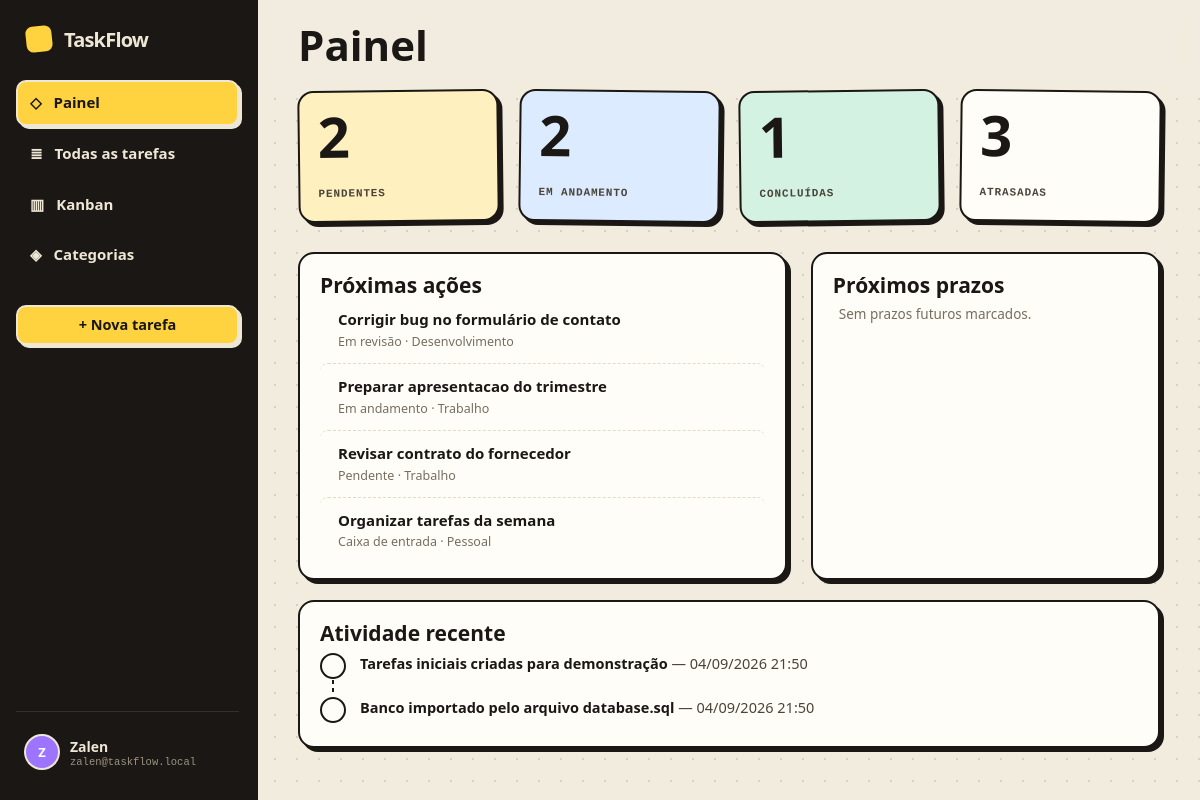
The page /dashboard.php (signed in) on the database as committed earlier.
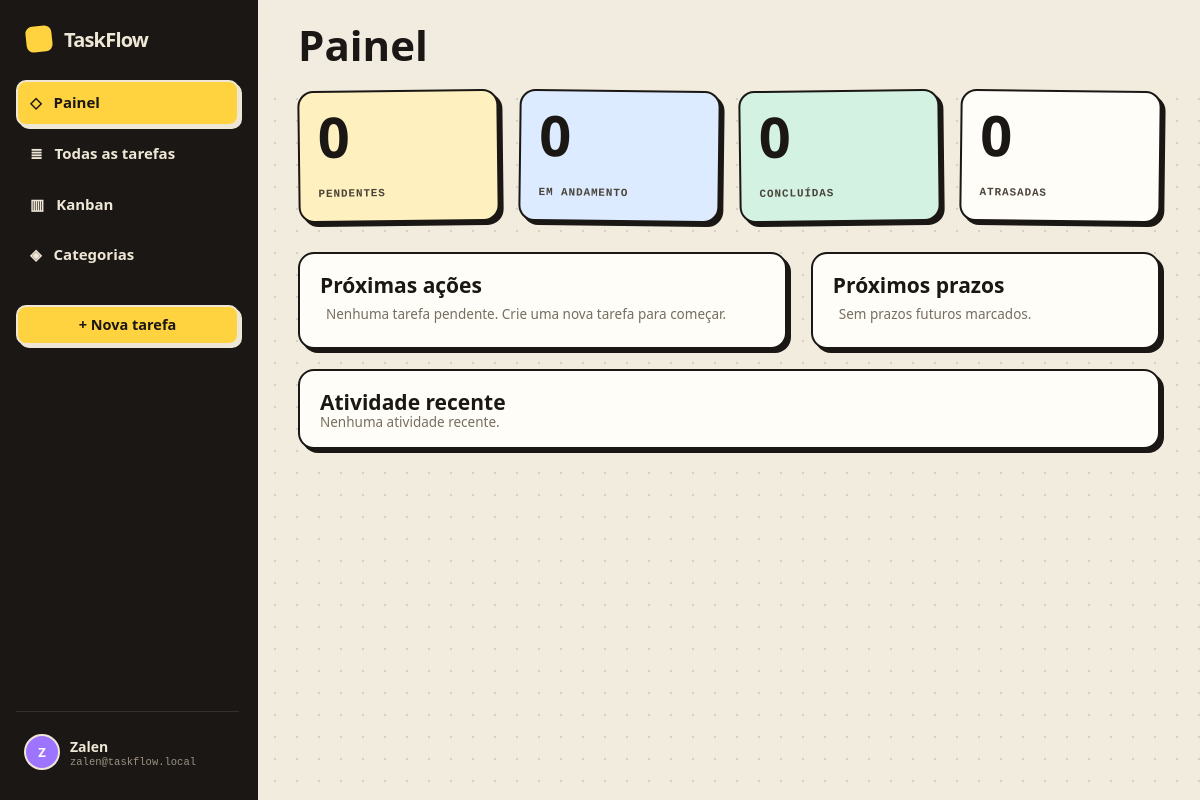
The same page on the database as committed later.
### tables this page shows
CREATE TABLE IF NOT EXISTS users (
    id INT UNSIGNED NOT NULL AUTO_INCREMENT,
    username VARCHAR(50) NOT NULL,
    email VARCHAR(255) NULL,
    name VARCHAR(100) NOT NULL,
    profile VARCHAR(100) NOT NULL DEFAULT 'Freelancer / Criador',
    account_type ENUM('personal','team') NOT NULL DEFAULT 'personal',
    occupation VARCHAR(100) NULL,
    bio VARCHAR(280) NULL,
    avatar_path VARCHAR(255) NULL,
    password_hash VARCHAR(255) NOT NULL,
    created_at TIMESTAMP NOT NULL DEFAULT CURRENT_TIMESTAMP,
    updated_at TIMESTAMP NULL DEFAULT NULL ON UPDATE CURRENT_TIMESTAMP,
    PRIMARY KEY (id),
    UNIQUE KEY uq_users_username (username),
    UNIQUE KEY uq_users_email (email)
);

CREATE TABLE IF NOT EXISTS tasks (
    id BIGINT UNSIGNED NOT NULL AUTO_INCREMENT,
    user_id INT UNSIGNED NOT NULL,
    workspace_id INT UNSIGNED NULL,
    title VARCHAR(120) NOT NULL,
    description TEXT NULL,
    category VARCHAR(60) NULL,
    status ENUM('inbox','pending','progress','review','done') NOT NULL DEFAULT 'inbox',
    priority ENUM('low','normal','high','urgent') NOT NULL DEFAULT 'normal',
    due_date DATE NULL,
    completed_at DATETIME NULL DEFAULT NULL,
    created_at TIMESTAMP NOT NULL DEFAULT CURRENT_TIMESTAMP,
    updated_at TIMESTAMP NOT NULL DEFAULT CURRENT_TIMESTAMP ON UPDATE CURRENT_TIMESTAMP,
    PRIMARY KEY (id),
    KEY idx_tasks_user_status (user_id, status),
    KEY idx_tasks_user_due (user_id, due_date),
    KEY idx_tasks_user_category (user_id, category),
    KEY idx_tasks_user_updated (user_id, updated_at),
    KEY idx_tasks_workspace (workspace_id),
    KEY idx_tasks_workspace_status (workspace_id, status, due_date),
    CONSTRAINT fk_tasks_user FOREIGN KEY (user_id) REFERENCES users(id) ON DELETE CASCADE,
    CONSTRAINT fk_tasks_workspace FOREIGN KEY (workspace_id) REFERENCES workspaces(id) ON DELETE SET NULL
);

CREATE TABLE IF NOT EXISTS task_activity (
    id BIGINT UNSIGNED NOT NULL AUTO_INCREMENT,
    user_id INT UNSIGNED NOT NULL,
    workspace_id INT UNSIGNED NULL,
    message VARCHAR(255) NOT NULL,
    created_at TIMESTAMP NOT NULL DEFAULT CURRENT_TIMESTAMP,
    PRIMARY KEY (id),
    KEY idx_activity_user_created (user_id, created_at),
    KEY idx_activity_workspace_created (workspace_id, created_at),
    CONSTRAINT fk_activity_user FOREIGN KEY (user_id) REFERENCES users(id) ON DELETE CASCADE,
    CONSTRAINT fk_activity_workspace FOREIGN KEY (workspace_id) REFERENCES workspaces(id) ON DELETE CASCADE
);

### includes/bootstrap.php (called while the page is built, shortened)
<?php
require_once __DIR__ . '/../config/database.php';
function e(mixed $value): string {
    return htmlspecialchars((string)$value, ENT_QUOTES, 'UTF-8');
}
function first_char(string $value): string {
    return function_exists('mb_substr') ? mb_substr($value, 0, 1, 'UTF-8') : substr($value, 0, 1);
}
function csrf_token(): string {
    return $_SESSION['csrf'];
}
function current_user(): ?array {
    try {
        $stmt = db()->prepare('SELECT id, username, email, name, profile FROM users WHERE id = :id LIMIT 1');
        $stmt->execute(['id' => (int)$_SESSION['user_id']]);
        $user = $stmt->fetch();
        return $user ?: null;
    } catch (RuntimeException $e) {
        return null;
    }
}
function require_auth(): array {
    $user = current_user();
    return $user;
}
function statuses(): array {
    return [
        'inbox' => 'Caixa de entrada',
        'pending' => 'Pendente',
        'progress' => 'Em andamento',
        'review' => 'Em revisão',
        'done' => 'Concluída',
    ];
}
function user_activities(int $uid, int $limit = 6): array {
    $limit = max(1, min(80, $limit));
    $stmt = db()->prepare(
        'SELECT id, user_id, message, created_at
         FROM task_activity
         WHERE user_id = :uid
         ORDER BY id DESC
         LIMIT ' . $limit
    );
    $stmt->execute(['uid' => $uid]);
    return $stmt->fetchAll();
}
function relative_time(string $dateTime): string {
    $time = strtotime($dateTime);
    $delta = time() - $time;
    return date('d/m/Y H:i', $time);
}

### config/database.php (called while the page is built, shortened)
<?php
function db(bool $withoutDatabase = false): PDO {
    static $connections = [];
    $key = $withoutDatabase ? 'server' : 'database';
    if (isset($connections[$key])) {
        return $connections[$key];
    }
    $dsn = $withoutDatabase
        ? 'mysql:host=' . DB_HOST . ';port=' . DB_PORT . ';charset=utf8mb4'
        : 'mysql:host=' . DB_HOST . ';port=' . DB_PORT . ';dbname=' . DB_NAME . ';charset=utf8mb4';
    try {
        $pdo = new PDO($dsn, DB_USER, DB_PASS, [
            PDO::ATTR_ERRMODE => PDO::ERRMODE_EXCEPTION,
            PDO::ATTR_DEFAULT_FETCH_MODE => PDO::FETCH_ASSOC,
            PDO::ATTR_EMULATE_PREPARES => false,
        ]);
    } catch (PDOException $e) {
        throw new RuntimeException(
            $withoutDatabase
                ? 'Não foi possível conectar ao MySQL. Confirme se o MySQL está iniciado no XAMPP e revise config/database.php.'
                : 'Banco TaskFlow ainda não está disponível. Acesse install.php para criar o banco e as tabelas.',
            0,
            $e
        );
    }
    return $pdo;
}

### dashboard.php (the view, shortened to what this page needs)
<?php
require_once __DIR__ . '/includes/bootstrap.php';
$user = require_auth();
$uid = (int)$user['id'];
$today = date('Y-m-d');
$upcomingLimit = date('Y-m-d', strtotime('+7 days'));
$pdo = db();
$stmt = $pdo->prepare(
    "SELECT
        SUM(CASE WHEN status IN ('inbox','pending') THEN 1 ELSE 0 END) AS pending_count,
        SUM(CASE WHEN status IN ('progress','review') THEN 1 ELSE 0 END) AS progress_count,
        SUM(CASE WHEN status = 'done' THEN 1 ELSE 0 END) AS done_count,
        SUM(CASE WHEN status <> 'done' AND due_date IS NOT NULL AND due_date < :today THEN 1 ELSE 0 END) AS late_count
     FROM tasks WHERE user_id = :uid"
);
$stmt->execute(['today' => $today, 'uid' => $uid]);
$counts = $stmt->fetch() ?: [];
$stmt = $pdo->prepare(
    "SELECT id, title, description, category, status, priority, due_date
     FROM tasks
     WHERE user_id = :uid AND status <> 'done'
     ORDER BY due_date IS NULL, due_date ASC, FIELD(priority, 'urgent', 'high', 'normal', 'low')
     LIMIT 6"
);
$stmt->execute(['uid' => $uid]);
$next = $stmt->fetchAll();
$stmt = $pdo->prepare(
    "SELECT id, title, category, status, due_date
     FROM tasks
     WHERE user_id = :uid AND status <> 'done' AND due_date IS NOT NULL AND due_date >= :today AND due_date <= :upcoming
     ORDER BY due_date ASC LIMIT 5"
);
$stmt->execute(['uid' => $uid, 'today' => $today, 'upcoming' => $upcomingLimit]);
$upcoming = $stmt->fetchAll();
$activities = user_activities($uid, 6);
$pageTitle = 'Painel'; $activePage = 'dashboard';
include __DIR__ . '/includes/header.php';
?>
<div class="stat-grid">
    <a class="stat pending" href="tasks.php?status=pending"><div class="n"><?=(int)($counts['pending_count'] ?? 0)?></div><div class="l">Pendentes</div></a>
    <a class="stat progress" href="tasks.php?status=progress"><div class="n"><?=(int)($counts['progress_count'] ?? 0)?></div><div class="l">Em andamento</div></a>
    <a class="stat done" href="tasks.php?status=done"><div class="n"><?=(int)($counts['done_count'] ?? 0)?></div><div class="l">Concluídas</div></a>
    <a class="stat late" href="tasks.php?due=overdue"><div class="n"><?=(int)($counts['late_count'] ?? 0)?></div><div class="l">Atrasadas</div></a>
</div>
<div class="grid-2">
    <section class="panel">
        <h3>Próximas ações</h3>
        <?php if (!$next): ?>
            <p style="color:var(--muted);font-size:13.5px;padding:8px 6px">Nenhuma tarefa pendente. Crie uma nova tarefa para começar.</p>
        <?php endif; ?>
        <?php foreach ($next as $task): ?>
            <a class="mini-task" href="tasks.php?action=view&id=<?=e($task['id'])?>">
                <div><div class="tt"><?=e($task['title'])?></div><div class="meta"><?=e(statuses()[$task['status']])?><?=!empty($task['category'])?' · '.e($task['category']):''?></div></div>
            </a>
        <?php endforeach; ?>
    </section>
    <section class="panel">
        <h3>Próximos prazos</h3>
        <?php if (!$upcoming): ?>
            <p style="color:var(--muted);font-size:13.5px;padding:8px 6px">Sem prazos futuros marcados.</p>
        <?php endif; ?>
    </section>
</div>
<section class="panel" style="margin-top:20px">
    <h3>Atividade recente</h3>
    <?php if (!$activities): ?><p style="color:var(--muted);font-size:13.5px">Nenhuma atividade recente.</p><?php endif; ?>
    <?php foreach ($activities as $activity): ?>
        <div class="act-item"><div class="dot2"></div><div><b><?=e($activity['message'])?></b> — <?=e(relative_time($activity['created_at']))?></div></div>
    <?php endforeach; ?>
</section>
<?php include __DIR__ . '/includes/footer.php'; ?>

### includes/header.php (shortened to what this page needs)
<?php
$names = preg_split('/\s+/', trim((string)($user['name'] ?? 'User'))) ?: ['User'];
$initials = strtoupper(first_char($names[0] ?? 'U') . first_char($names[1] ?? ''));
$email = $user['email'] ?? $user['username'] ?? '';
?>
<!doctype html>
<html lang="pt-BR">
<head>
    <link rel="stylesheet" href="assets/css/app.css">
</head>
<body>
<div class="app show" data-csrf="<?=e(csrf_token())?>">
    <aside class="sidebar" id="sidebar">
        <a class="mark" href="dashboard.php"><span class="dot"></span>TaskFlow</a>
        <a class="nav-item <?=$activePage==='dashboard'?'active':''?>" data-screen="dashboard" href="dashboard.php"><span class="ic">◇</span>Painel</a>
        <a class="nav-item <?=$activePage==='tasks'?'active':''?>" data-screen="tasks" href="tasks.php"><span class="ic">≣</span>Todas as tarefas</a>
        <a class="nav-item <?=$activePage==='kanban'?'active':''?>" data-screen="kanban" href="kanban.php"><span class="ic">▥</span>Kanban</a>
        <a class="nav-item <?=$activePage==='categories'?'active':''?>" data-screen="categories" href="tasks.php?view=category"><span class="ic">◈</span>Categorias</a>
        <div class="cta"><a class="btn btn-primary" style="width:100%;justify-content:center" href="tasks.php?action=new">+ Nova tarefa</a></div>
        <div class="sidebar-foot">
            <button class="user-row" type="button" data-profile-toggle>
                <div class="avatar"><?=e($initials ?: 'U')?></div>
                <div><div class="user-name"><?=e($user['name'] ?? '')?></div><div class="user-mail"><?=e($email)?></div></div>
            </button>
        </div>
    </aside>
    <div class="main">
        <header class="topbar">
            <div style="display:flex;align-items:center;gap:12px">
                <h1><?=e($pageTitle)?></h1>
            </div>
        </header>
        <main class="content">

### includes/footer.php (shortened to what this page needs)
        </main>
    </div>
</div>
</body>
</html>

Rows that differ between the two databases and show on the page:
removed tasks: title "Corrigir bug no formulário de contato", status "Em revisão", category "Desenvolvimento"
removed tasks: title "Preparar apresentacao do trimestre", status "Em andamento", category "Trabalho"
removed tasks: title "Revisar contrato do fornecedor", status "Pendente", category "Trabalho"
removed tasks: title "Organizar tarefas da semana", status "Caixa de entrada", category "Pessoal"
removed task_activity: message "Tarefas iniciais criadas para demonstração", created_at "04/09/2026 21:50"
removed task_activity: message "Banco importado pelo arquivo database.sql", created_at "04/09/2026 21:50"
Other text that changed with them:
$counts['pending_count']: "2" → "0"
$counts['progress_count']: "2" → "0"
$counts['done_count']: "1" → "0"
$counts['late_count']: "3" → "0"
text now shown: "Nenhuma tarefa pendente. Crie uma nova tarefa para começar. Nenhuma atividade recente."
